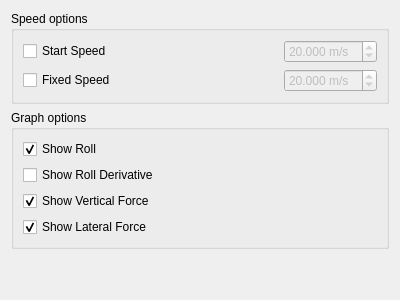
<?xml version="1.0" encoding="UTF-8"?>
<ui version="4.0">
 <class>SectionWidgetStraight</class>
 <widget class="QWidget" name="SectionWidgetStraight">
  <property name="geometry">
   <rect>
    <x>0</x>
    <y>0</y>
    <width>400</width>
    <height>300</height>
   </rect>
  </property>
  <property name="windowTitle">
   <string>Form</string>
  </property>
  <layout class="QGridLayout" name="gridLayout">
   <item row="2" column="0">
    <spacer name="verticalSpacer">
     <property name="orientation">
      <enum>Qt::Vertical</enum>
     </property>
     <property name="sizeHint" stdset="0">
      <size>
       <width>20</width>
       <height>40</height>
      </size>
     </property>
    </spacer>
   </item>
   <item row="0" column="0">
    <widget class="QGroupBox" name="groupBox">
     <property name="title">
      <string>Speed options</string>
     </property>
     <layout class="QGridLayout" name="gridLayout_2">
      <item row="0" column="3">
       <widget class="QDoubleSpinBox" name="inputStartSpeed">
        <property name="enabled">
         <bool>false</bool>
        </property>
        <property name="suffix">
         <string> m/s</string>
        </property>
        <property name="decimals">
         <number>3</number>
        </property>
        <property name="value">
         <double>20.000000000000000</double>
        </property>
       </widget>
      </item>
      <item row="1" column="1">
       <widget class="QCheckBox" name="useFixedSpeed">
        <property name="text">
         <string>Fixed Speed</string>
        </property>
       </widget>
      </item>
      <item row="1" column="3">
       <widget class="QDoubleSpinBox" name="inputSpeed">
        <property name="enabled">
         <bool>false</bool>
        </property>
        <property name="suffix">
         <string> m/s</string>
        </property>
        <property name="decimals">
         <number>3</number>
        </property>
        <property name="maximum">
         <double>500.000000000000000</double>
        </property>
        <property name="value">
         <double>20.000000000000000</double>
        </property>
       </widget>
      </item>
      <item row="1" column="2">
       <spacer name="horizontalSpacer">
        <property name="orientation">
         <enum>Qt::Horizontal</enum>
        </property>
        <property name="sizeHint" stdset="0">
         <size>
          <width>40</width>
          <height>20</height>
         </size>
        </property>
       </spacer>
      </item>
      <item row="0" column="1">
       <widget class="QCheckBox" name="useStartSpeed">
        <property name="text">
         <string>Start Speed</string>
        </property>
       </widget>
      </item>
     </layout>
    </widget>
   </item>
   <item row="1" column="0">
    <widget class="QGroupBox" name="groupBox_2">
     <property name="title">
      <string>Graph options</string>
     </property>
     <layout class="QGridLayout" name="gridLayout_3">
      <item row="3" column="0">
       <widget class="QCheckBox" name="showLateralForce">
        <property name="text">
         <string>Show Lateral Force</string>
        </property>
        <property name="checked">
         <bool>true</bool>
        </property>
       </widget>
      </item>
      <item row="2" column="0">
       <widget class="QCheckBox" name="showVerticalForce">
        <property name="text">
         <string>Show Vertical Force</string>
        </property>
        <property name="checked">
         <bool>true</bool>
        </property>
       </widget>
      </item>
      <item row="1" column="0">
       <widget class="QCheckBox" name="showShowRollDerivative">
        <property name="text">
         <string>Show Roll Derivative</string>
        </property>
       </widget>
      </item>
      <item row="0" column="0">
       <widget class="QCheckBox" name="showRoll">
        <property name="text">
         <string>Show Roll</string>
        </property>
        <property name="checked">
         <bool>true</bool>
        </property>
       </widget>
      </item>
     </layout>
    </widget>
   </item>
  </layout>
 </widget>
 <resources/>
 <connections/>
</ui>
